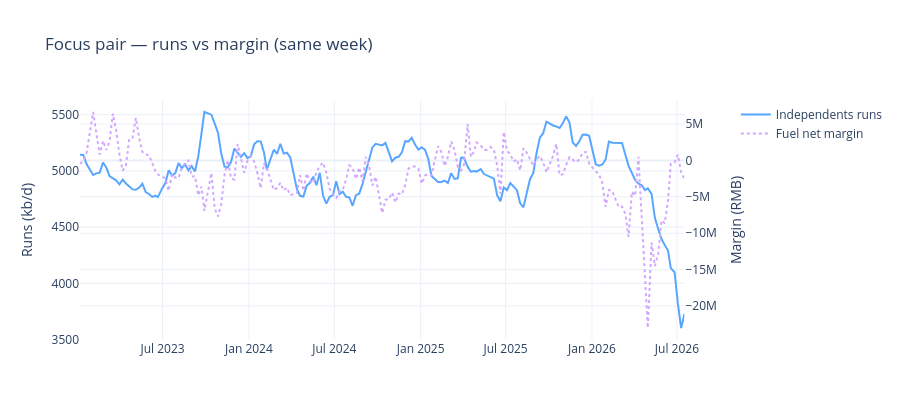

Notebook code cell kept with this figure:
### Markdown cell above
## 1. Deep dive — focus pair

Overlay + lag correlation curve for the configured focus pair.

### Code cell
focus = aligned_pair(
    runs_wide,
    margins_wide,
    runs_breakdown=FOCUS_RUNS,
    refinery_type=FOCUS_REFINERY,
    metric=FOCUS_METRIC,
    display_mode=FOCUS_DISPLAY,
)
assert not focus.empty, "No overlapping weeks for focus pair — check config / cache"

ylab = margin_axis_label(FOCUS_METRIC, FOCUS_DISPLAY)
print(f"{FOCUS_RUNS} runs × {FOCUS_REFINERY} {FOCUS_METRIC} ({ylab})")
print(f"Overlapping weeks: {len(focus)}  ({focus['week_start'].min().date()} → {focus['week_start'].max().date()})")
display(focus.tail(3))

fig = make_subplots(specs=[[{"secondary_y": True}]])
fig.add_trace(
    go.Scatter(
        x=focus["week_start"],
        y=focus["runs_kbd"],
        name=f"{FOCUS_RUNS} runs",
        line=dict(color="#58a6ff", width=2),
    ),
    secondary_y=False,
)
fig.add_trace(
    go.Scatter(
        x=focus["week_start"],
        y=focus["margin"],
        name=f"{SHORT.get(FOCUS_REFINERY, FOCUS_REFINERY)} {FOCUS_METRIC} margin",
        line=dict(color="#d2a8ff", width=2, dash="dot"),
    ),
    secondary_y=True,
)
fig.update_layout(
    title="Focus pair — runs vs margin (same week)",
    hovermode="x unified",
    template="plotly_white",
    height=420,
)
fig.update_yaxes(title_text="Runs (kb/d)", secondary_y=False)
fig.update_yaxes(title_text=f"Margin ({ylab})", secondary_y=True)
fig.show()

### Figure 1 — Plotly figure (JSON) as saved in the notebook; plotly's stock layout.template omitted (floating-point values rounded to 4 significant figures; data arrays with more than 128 entries replaced by an {"elided": "..."} marker saying what was removed)
{"data": [{"line": {"color": "#58a6ff", "width": 2}, "name": "Independents runs", "type": "scatter", "x": {"elided": "176 str values"}, "xaxis": "x", "y": {"elided": "176 float values"}, "yaxis": "y"}, {"line": {"color": "#d2a8ff", "dash": "dot", "width": 2}, "name": "Fuel net margin", "type": "scatter", "x": {"elided": "176 str values"}, "xaxis": "x", "y": {"elided": "176 float values"}, "yaxis": "y2"}], "layout": {"height": 420, "hovermode": "x unified", "title": {"text": "Focus pair — runs vs margin (same week)"}, "xaxis": {"anchor": "y", "domain": [0, 0.94]}, "yaxis": {"anchor": "x", "domain": [0, 1], "title": {"text": "Runs (kb/d)"}}, "yaxis2": {"anchor": "x", "overlaying": "y", "side": "right", "title": {"text": "Margin (RMB)"}}}}
